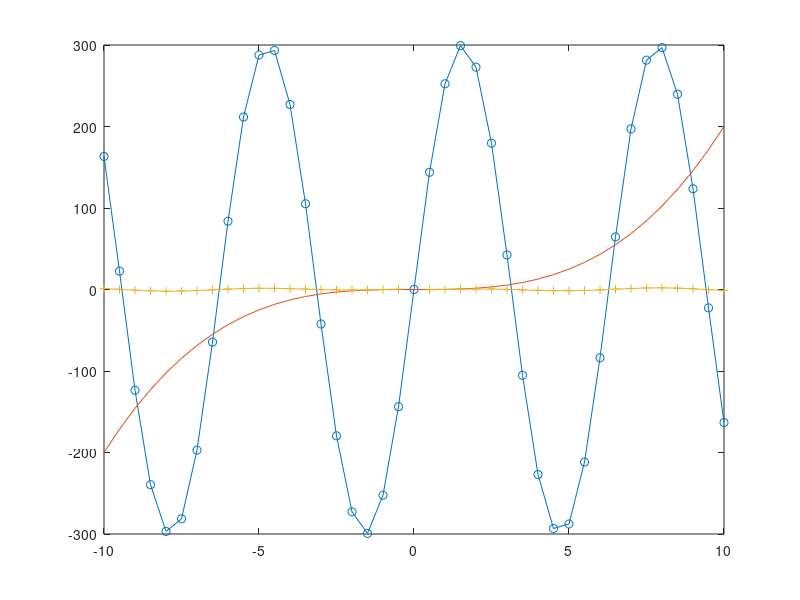

Write MATLAB code to recreate this figure.
clc
clear all 
x=[-10:0.5:10];
y_a=300*cos(x).*tan(x);
y_b=x.^3 ./5 ;
y_c=log(abs(x)).*sin(x);
plot(x,y_a,'-o')
hold on 
plot(x,y_b)
hold on 
plot(x,y_c,'-+')
hold on 
